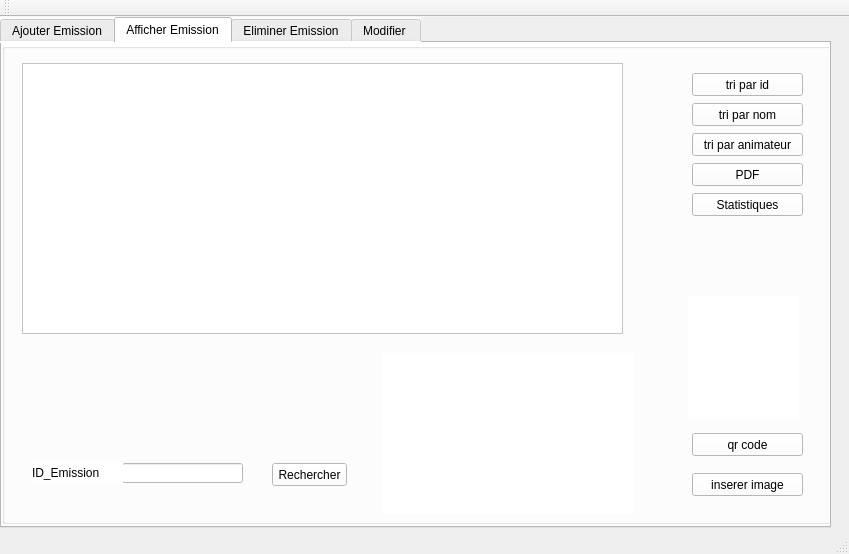
<?xml version="1.0" encoding="UTF-8"?>
<ui version="4.0">
 <class>MainWindow</class>
 <widget class="QMainWindow" name="MainWindow">
  <property name="geometry">
   <rect>
    <x>0</x>
    <y>0</y>
    <width>849</width>
    <height>554</height>
   </rect>
  </property>
  <property name="windowTitle">
   <string>Gestion des Clients</string>
  </property>
  <widget class="QWidget" name="centralWidget">
   <widget class="QTabWidget" name="tabWidget">
    <property name="geometry">
     <rect>
      <x>0</x>
      <y>0</y>
      <width>831</width>
      <height>511</height>
     </rect>
    </property>
    <property name="styleSheet">
     <string notr="true">background-color: rgb(255, 255, 255);</string>
    </property>
    <property name="currentIndex">
     <number>1</number>
    </property>
    <widget class="QWidget" name="tab">
     <attribute name="title">
      <string>Ajouter Emission</string>
     </attribute>
     <widget class="QGroupBox" name="groupBox">
      <property name="geometry">
       <rect>
        <x>0</x>
        <y>0</y>
        <width>741</width>
        <height>411</height>
       </rect>
      </property>
      <property name="styleSheet">
       <string notr="true">background-color: rgb(255, 255, 255);</string>
      </property>
      <property name="title">
       <string/>
      </property>
      <widget class="QLineEdit" name="le_ID_Emission">
       <property name="geometry">
        <rect>
         <x>260</x>
         <y>30</y>
         <width>113</width>
         <height>20</height>
        </rect>
       </property>
      </widget>
      <widget class="QLineEdit" name="le_Nom">
       <property name="geometry">
        <rect>
         <x>260</x>
         <y>100</y>
         <width>113</width>
         <height>20</height>
        </rect>
       </property>
      </widget>
      <widget class="QScrollBar" name="verticalScrollBar">
       <property name="geometry">
        <rect>
         <x>430</x>
         <y>20</y>
         <width>20</width>
         <height>311</height>
        </rect>
       </property>
       <property name="orientation">
        <enum>Qt::Vertical</enum>
       </property>
      </widget>
      <widget class="QPushButton" name="pb_Ajouter">
       <property name="geometry">
        <rect>
         <x>320</x>
         <y>370</y>
         <width>75</width>
         <height>23</height>
        </rect>
       </property>
       <property name="text">
        <string>Ajouter</string>
       </property>
      </widget>
      <widget class="QLabel" name="label">
       <property name="geometry">
        <rect>
         <x>480</x>
         <y>90</y>
         <width>141</width>
         <height>41</height>
        </rect>
       </property>
       <property name="styleSheet">
        <string notr="true">font: 8pt &quot;MS Shell Dlg 2&quot;;
</string>
       </property>
       <property name="text">
        <string>Description</string>
       </property>
      </widget>
      <widget class="QLabel" name="label_2">
       <property name="geometry">
        <rect>
         <x>60</x>
         <y>30</y>
         <width>131</width>
         <height>20</height>
        </rect>
       </property>
       <property name="styleSheet">
        <string notr="true">
font: 8pt &quot;MS Shell Dlg 2&quot;;

</string>
       </property>
       <property name="text">
        <string>ID_Emission</string>
       </property>
      </widget>
      <widget class="QLabel" name="label_3">
       <property name="geometry">
        <rect>
         <x>66</x>
         <y>100</y>
         <width>81</width>
         <height>21</height>
        </rect>
       </property>
       <property name="styleSheet">
        <string notr="true">font: 8pt &quot;MS Shell Dlg 2&quot;;

</string>
       </property>
       <property name="text">
        <string>Nom</string>
       </property>
      </widget>
      <widget class="QLabel" name="label_4">
       <property name="geometry">
        <rect>
         <x>70</x>
         <y>180</y>
         <width>101</width>
         <height>16</height>
        </rect>
       </property>
       <property name="styleSheet">
        <string notr="true">font: 8pt &quot;MS Shell Dlg 2&quot;;
</string>
       </property>
       <property name="text">
        <string>Animateur</string>
       </property>
      </widget>
      <widget class="QLabel" name="label_5">
       <property name="geometry">
        <rect>
         <x>80</x>
         <y>260</y>
         <width>51</width>
         <height>20</height>
        </rect>
       </property>
       <property name="styleSheet">
        <string notr="true">font: 8pt &quot;MS Shell Dlg 2&quot;;

</string>
       </property>
       <property name="text">
        <string>Date </string>
       </property>
      </widget>
      <widget class="QTextEdit" name="textEdit">
       <property name="geometry">
        <rect>
         <x>480</x>
         <y>160</y>
         <width>221</width>
         <height>131</height>
        </rect>
       </property>
      </widget>
      <widget class="QLineEdit" name="lineEdit">
       <property name="geometry">
        <rect>
         <x>260</x>
         <y>180</y>
         <width>113</width>
         <height>20</height>
        </rect>
       </property>
      </widget>
      <widget class="QLineEdit" name="lineEdit_2">
       <property name="geometry">
        <rect>
         <x>260</x>
         <y>260</y>
         <width>113</width>
         <height>20</height>
        </rect>
       </property>
      </widget>
     </widget>
    </widget>
    <widget class="QWidget" name="tab_2">
     <attribute name="title">
      <string>Afficher Emission</string>
     </attribute>
     <widget class="QGroupBox" name="groupBox_2">
      <property name="geometry">
       <rect>
        <x>0</x>
        <y>0</y>
        <width>831</width>
        <height>481</height>
       </rect>
      </property>
      <property name="styleSheet">
       <string notr="true">
background-color: rgb(255, 255, 255);</string>
      </property>
      <property name="title">
       <string/>
      </property>
      <widget class="QTableView" name="tab_Emission">
       <property name="geometry">
        <rect>
         <x>20</x>
         <y>20</y>
         <width>601</width>
         <height>271</height>
        </rect>
       </property>
      </widget>
      <widget class="QPushButton" name="pb_Ajouter_2">
       <property name="geometry">
        <rect>
         <x>690</x>
         <y>60</y>
         <width>111</width>
         <height>23</height>
        </rect>
       </property>
       <property name="text">
        <string>tri par nom</string>
       </property>
      </widget>
      <widget class="QPushButton" name="pb_Ajouter_3">
       <property name="geometry">
        <rect>
         <x>690</x>
         <y>30</y>
         <width>111</width>
         <height>23</height>
        </rect>
       </property>
       <property name="text">
        <string>tri par id</string>
       </property>
      </widget>
      <widget class="QPushButton" name="pb_Ajouter_4">
       <property name="geometry">
        <rect>
         <x>690</x>
         <y>90</y>
         <width>111</width>
         <height>23</height>
        </rect>
       </property>
       <property name="text">
        <string>tri par animateur</string>
       </property>
      </widget>
      <widget class="QPushButton" name="pb_Ajouter_5">
       <property name="geometry">
        <rect>
         <x>270</x>
         <y>420</y>
         <width>75</width>
         <height>23</height>
        </rect>
       </property>
       <property name="text">
        <string>Rechercher</string>
       </property>
      </widget>
      <widget class="QLineEdit" name="le_ID_Emission_2">
       <property name="geometry">
        <rect>
         <x>120</x>
         <y>420</y>
         <width>121</width>
         <height>20</height>
        </rect>
       </property>
      </widget>
      <widget class="QLabel" name="label_11">
       <property name="geometry">
        <rect>
         <x>30</x>
         <y>420</y>
         <width>91</width>
         <height>20</height>
        </rect>
       </property>
       <property name="styleSheet">
        <string notr="true">
font: 8pt &quot;MS Shell Dlg 2&quot;;

</string>
       </property>
       <property name="text">
        <string>ID_Emission</string>
       </property>
      </widget>
      <widget class="QPushButton" name="pb_Ajouter_6">
       <property name="geometry">
        <rect>
         <x>690</x>
         <y>120</y>
         <width>111</width>
         <height>23</height>
        </rect>
       </property>
       <property name="text">
        <string>PDF</string>
       </property>
      </widget>
      <widget class="QPushButton" name="pb_stats">
       <property name="geometry">
        <rect>
         <x>690</x>
         <y>150</y>
         <width>111</width>
         <height>23</height>
        </rect>
       </property>
       <property name="text">
        <string>Statistiques</string>
       </property>
      </widget>
      <widget class="QPushButton" name="qrcode">
       <property name="geometry">
        <rect>
         <x>690</x>
         <y>390</y>
         <width>111</width>
         <height>23</height>
        </rect>
       </property>
       <property name="text">
        <string>qr code</string>
       </property>
      </widget>
      <widget class="QLabel" name="lbl_image_2">
       <property name="geometry">
        <rect>
         <x>686</x>
         <y>253</y>
         <width>111</width>
         <height>121</height>
        </rect>
       </property>
       <property name="text">
        <string/>
       </property>
      </widget>
      <widget class="QPushButton" name="insertimg">
       <property name="geometry">
        <rect>
         <x>690</x>
         <y>430</y>
         <width>111</width>
         <height>23</height>
        </rect>
       </property>
       <property name="text">
        <string>inserer image</string>
       </property>
      </widget>
      <widget class="QLabel" name="imagee">
       <property name="geometry">
        <rect>
         <x>380</x>
         <y>310</y>
         <width>251</width>
         <height>161</height>
        </rect>
       </property>
       <property name="text">
        <string/>
       </property>
      </widget>
     </widget>
    </widget>
    <widget class="QWidget" name="tab_3">
     <attribute name="title">
      <string>Eliminer Emission</string>
     </attribute>
     <widget class="QGroupBox" name="groupBox_3">
      <property name="geometry">
       <rect>
        <x>0</x>
        <y>0</y>
        <width>751</width>
        <height>441</height>
       </rect>
      </property>
      <property name="styleSheet">
       <string notr="true">background-color: rgb(255, 255, 255);</string>
      </property>
      <property name="title">
       <string/>
      </property>
      <widget class="QLabel" name="label_10">
       <property name="geometry">
        <rect>
         <x>80</x>
         <y>80</y>
         <width>171</width>
         <height>16</height>
        </rect>
       </property>
       <property name="text">
        <string>ID_Emission</string>
       </property>
      </widget>
      <widget class="QLineEdit" name="le_ID_Emission_supp">
       <property name="geometry">
        <rect>
         <x>220</x>
         <y>80</y>
         <width>251</width>
         <height>20</height>
        </rect>
       </property>
      </widget>
      <widget class="QPushButton" name="pushButton">
       <property name="geometry">
        <rect>
         <x>290</x>
         <y>170</y>
         <width>75</width>
         <height>23</height>
        </rect>
       </property>
       <property name="text">
        <string>supperimer</string>
       </property>
      </widget>
     </widget>
    </widget>
    <widget class="QWidget" name="tab_4">
     <attribute name="title">
      <string>Modifier </string>
     </attribute>
     <widget class="QGroupBox" name="groupBox_4">
      <property name="geometry">
       <rect>
        <x>0</x>
        <y>0</y>
        <width>761</width>
        <height>431</height>
       </rect>
      </property>
      <property name="title">
       <string/>
      </property>
      <widget class="QGroupBox" name="groupBox_5">
       <property name="geometry">
        <rect>
         <x>10</x>
         <y>30</y>
         <width>721</width>
         <height>401</height>
        </rect>
       </property>
       <property name="title">
        <string/>
       </property>
       <widget class="QLineEdit" name="lenom_mod">
        <property name="geometry">
         <rect>
          <x>310</x>
          <y>80</y>
          <width>113</width>
          <height>20</height>
         </rect>
        </property>
       </widget>
       <widget class="QLineEdit" name="leanimateur_mod">
        <property name="geometry">
         <rect>
          <x>310</x>
          <y>180</y>
          <width>113</width>
          <height>20</height>
         </rect>
        </property>
       </widget>
       <widget class="QLineEdit" name="ledate_mod">
        <property name="geometry">
         <rect>
          <x>310</x>
          <y>280</y>
          <width>113</width>
          <height>20</height>
         </rect>
        </property>
       </widget>
       <widget class="QPushButton" name="pb_modifier">
        <property name="geometry">
         <rect>
          <x>570</x>
          <y>160</y>
          <width>75</width>
          <height>23</height>
         </rect>
        </property>
        <property name="text">
         <string>Modifier</string>
        </property>
       </widget>
       <widget class="QLabel" name="label_6">
        <property name="geometry">
         <rect>
          <x>90</x>
          <y>80</y>
          <width>121</width>
          <height>20</height>
         </rect>
        </property>
        <property name="text">
         <string>Nom</string>
        </property>
       </widget>
       <widget class="QLabel" name="label_7">
        <property name="geometry">
         <rect>
          <x>90</x>
          <y>180</y>
          <width>81</width>
          <height>20</height>
         </rect>
        </property>
        <property name="text">
         <string>Animateur</string>
        </property>
       </widget>
       <widget class="QLabel" name="label_8">
        <property name="geometry">
         <rect>
          <x>90</x>
          <y>280</y>
          <width>47</width>
          <height>14</height>
         </rect>
        </property>
        <property name="text">
         <string>Date </string>
        </property>
       </widget>
       <widget class="QLabel" name="label_9">
        <property name="geometry">
         <rect>
          <x>80</x>
          <y>20</y>
          <width>81</width>
          <height>16</height>
         </rect>
        </property>
        <property name="text">
         <string>ID_Emission</string>
        </property>
       </widget>
       <widget class="QLineEdit" name="leid_mod">
        <property name="geometry">
         <rect>
          <x>310</x>
          <y>20</y>
          <width>113</width>
          <height>20</height>
         </rect>
        </property>
       </widget>
       <widget class="QPushButton" name="pb_recherche">
        <property name="geometry">
         <rect>
          <x>570</x>
          <y>70</y>
          <width>75</width>
          <height>23</height>
         </rect>
        </property>
        <property name="text">
         <string>recherche</string>
        </property>
       </widget>
      </widget>
     </widget>
    </widget>
   </widget>
  </widget>
  <widget class="QMenuBar" name="menuBar">
   <property name="geometry">
    <rect>
     <x>0</x>
     <y>0</y>
     <width>849</width>
     <height>22</height>
    </rect>
   </property>
  </widget>
  <widget class="QToolBar" name="mainToolBar">
   <attribute name="toolBarArea">
    <enum>TopToolBarArea</enum>
   </attribute>
   <attribute name="toolBarBreak">
    <bool>false</bool>
   </attribute>
  </widget>
  <widget class="QStatusBar" name="statusBar"/>
 </widget>
 <layoutdefault spacing="6" margin="11"/>
 <resources/>
 <connections/>
</ui>
